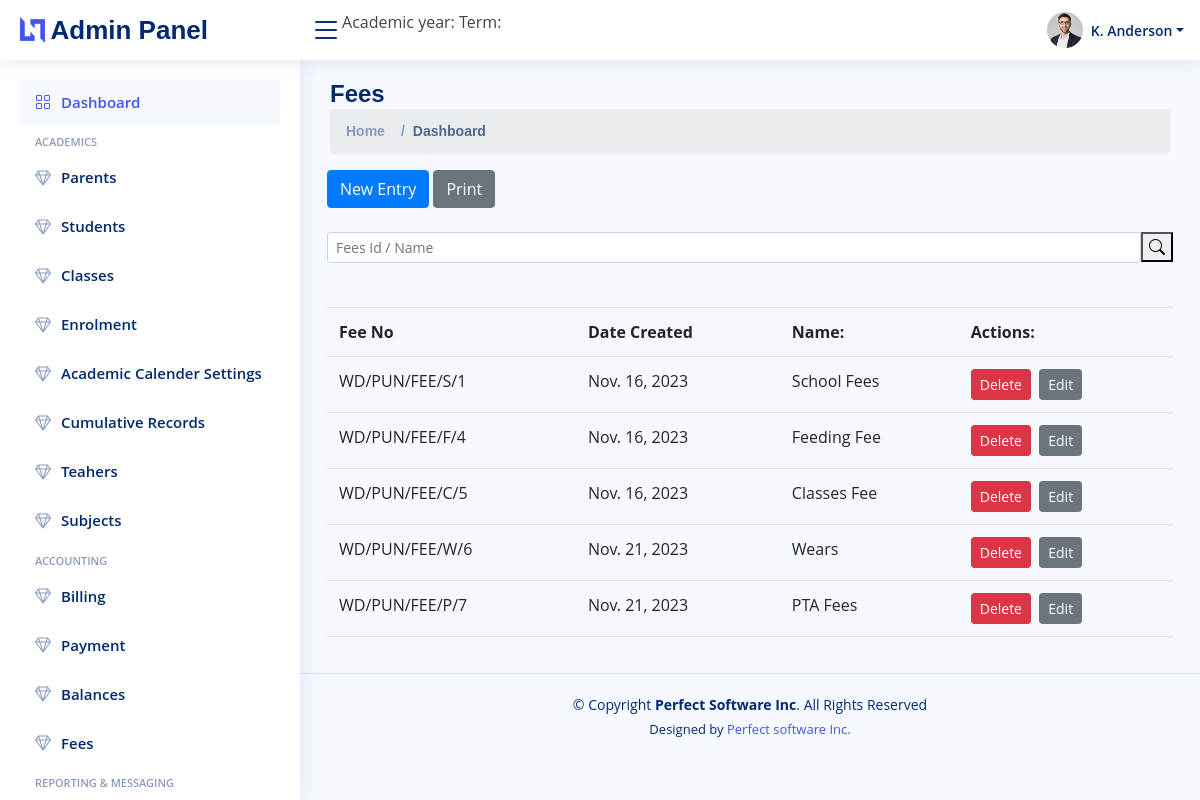
/dashboard/fee/, run on the app's committed database.
### fees/models.py (models this page shows)
class Fees(models.Model):
    feeNo = models.CharField(max_length=20, unique= True)
    name = models.CharField(max_length = 30, null=True)
    createdAt = models.DateField(max_length = 30, default=datetime.date.today)
    updatedAt = models.DateField(max_length = 30, default=datetime.date.today)

### fees/views.py (the view)
# urls.py: path("dashboard/fee/", views.view, name = 'feeview'),
def view(request):
    fees = Fees.objects.all()
    return render(request,"feeview.html",{'parents':fees})

### fees/templates/feeview.html (shortened to what this page needs)
{% extends 'dashboard.html' %}
{%block pagetitle%}
<h1>Fees</h1>
{%endblock%}
{%block body%}
<section>
    <div class="row">
        <div class="col-md-12">
            {%include 'feeheader.html'%}
        </div>
        <div class="col-md-12">
            <div class="search-bar">
                <form action = "{% url 'searchfee' %}" class="search-form d-flex align-items-center" method="POST" >
                    <input class="form-control form-control-sm" style="width: 100%;" type="text" name="searchkey" placeholder="Fees Id / Name" title="Enter search keyword">
                  <button type="submit" title="Search" style="margin-bottom: 20px;"><i class="bi bi-search"></i></button>
                </form>
              </div><br>
        </div>
        <div class="col-md-12">
                {%if parents|length == 0%}
                <h1>No Data Found </h1>
                {%else%}
                <table class="table">
                    <tr>
                        <th>Fee No</th>
                        <th>Date Created</th>
                        <th>Name:</th>
                        <th>Actions:</th>
                    </tr>
                {% for parent in parents%}
                <tr>
                    <td>{{parent.feeNo}}</td>
                    <td>{{parent.createdAt}}</td>
                    <td>{{parent.name}}</td>
                    <td><a href="/dashboard/fee/delete/{{parent.id}}"><button class =" btn btn-danger btn-sm">Delete</button></a> &nbsp<a href="/dashboard/fee/edit/{{parent.id}}"><button class = "btn btn-secondary btn-sm">Edit</button></a></td>
                </tr>
                {%endfor%}
                {%endif%}
            </table>
          </div>
    </div>
</section>
{%endblock%}

### static/style.css (style rules this page uses)
:root { scroll-behavior: smooth; }
body { font-family: "Open Sans", sans-serif; background: #f6f9ff; color: #444444; }
a { color: #4154f1; text-decoration: none; }
h1, h2, h3, h4, h5, h6 { font-family: "Nunito", sans-serif; }
.pagetitle h1 { font-size: 24px; margin-bottom: 0; font-weight: 600; color: #012970; }
input,select { margin-bottom: 20px; }

### data on the page
Fees: feeNo "WD/PUN/FEE/S/1", createdAt "Nov. 16, 2023", name "School Fees"
Fees: feeNo "WD/PUN/FEE/F/4", createdAt "Nov. 16, 2023", name "Feeding Fee"
Fees: feeNo "WD/PUN/FEE/C/5", createdAt "Nov. 16, 2023", name "Classes Fee"
Fees: feeNo "WD/PUN/FEE/W/6", createdAt "Nov. 21, 2023", name "Wears"
Fees: feeNo "WD/PUN/FEE/P/7", createdAt "Nov. 21, 2023", name "PTA Fees"
